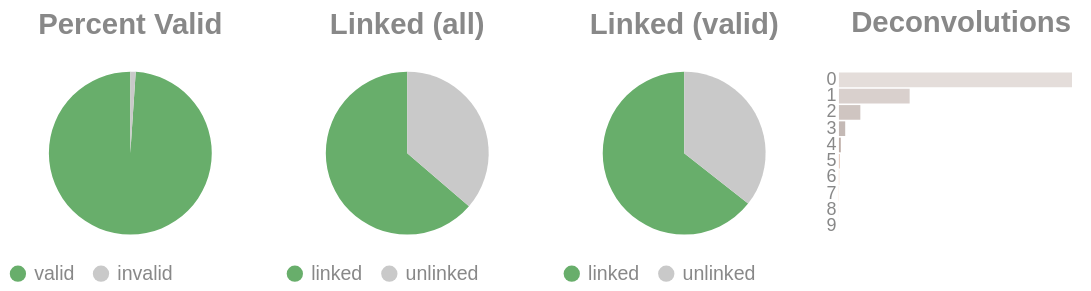

Write notebook code for a chart like this one.
### Code cell
if SKIPLR:
    pass
else:
    clash = Counter()
    for i in valids['molecule'].to_list():
        _mol = i.split("-")
        if len(_mol) == 1:
            clash.update('0')
        else:
            clash.update(_mol[-1])

    _d = {"deconvolutions": [], 'count': []}
    for k,v in clash.items():
        _d['deconvolutions'].append(k)
        _d['count'].append(v)

    tot_valid = valids['reads'].sum()
    mask = valids['reads'] >= 2
    n_linked_reads = valids.filter(mask)['reads'].sum()
    if n_linked_reads == 0:
        print_html("No linked molecules (>=2 reads) were detected; skipping linked-only distributions.")
        SKIPLR = True
    else:
        perc_valid = round(tot_valid / n_reads, 4)
        linked_perc_abs = round(n_linked_reads / n_reads, 4)
        linked_perc = round(n_linked_reads / tot_valid, 4)

    _valid = pl.DataFrame({"valids": ['valid', 'invalid'], "count": [tot_valid, n_reads - tot_valid]})
    _linked_abs = pl.DataFrame({"linked (absolute)": ['linked', 'unlinked'], "count": [n_linked_reads, n_reads - n_linked_reads]})
    _linked_rel = pl.DataFrame({"linked (valids)": ['linked', 'unlinked'], "count": [n_linked_reads, tot_valid - n_linked_reads]})

    (
        alt.hconcat(
            piechart(_valid, goodval = 'valid', title = "Percent Valid"),
            piechart(_linked_abs, goodval = "linked", title =  "Linked (all)"),
            piechart(_linked_rel, goodval = "linked", title =  "Linked (valid)"),
            convolutionbar(pl.DataFrame(_d), title = "Deconvolutions"),
            center = True,
            bounds = 'flush'
        )
        .resolve_scale(color='independent')
        .resolve_legend('independent')
        .properties(usermeta={'embedOptions': {"actions": False}})
    ).display()

### Figure 1 — Vega-Lite specification as saved in the notebook (floating-point values rounded to 4 significant figures)
{"width": "container", "height": 400, "config": {"title": {"anchor": "start", "dy": -15, "fontSize": 18, "color": "#888888", "subtitleColor": "#888888", "subtitleFontSize": 14}, "arc": {"fill": "#0072B2"}, "axis": {"domainColor": "#888888", "domainWidth": 0.5, "gridWidth": 0.2, "grid": false, "titleFontWeight": 400, "titleFontSize": 15, "labelFontSize": 11, "labelColor": "#888888", "tickColor": "#888888", "tickWidth": 0.2, "titleColor": "#888888"}, "axisBand": {"grid": false}, "axisX": {"grid": true, "tickSize": 10, "domainCap": "round"}, "axisY": {"domain": false, "grid": true, "tickSize": 0, "domainCap": "round"}, "background": "transparent", "header": {"labelFontSize": 15, "labelColor": "#888888", "titleFontSize": 15, "titleFontWeight": 600, "titleColor": "#888888"}, "legend": {"labelFont": "sans-serif", "labelFontSize": 12, "labelColor": "#888888", "symbolSize": 100, "symbolType": "circle", "titleFontSize": 12, "titlePadding": 10, "titleColor": "#888888", "title": null}, "range": {"category": ["#E69F00", "#56B4E9", "#009E73", "#F0E442", "#0072B2", "#D55E00", "#CC79A7", "#000000"], "diverging": ["#cfe8f3", "#a2d4ec", "#73bfe2", "#46abdb", "#1696d2", "#12719e"]}, "area": {"fill": "#0072B2", "fillOpacity": 0.7, "line": true, "strokeOpacity": 0.7}, "line": {"color": "#0072B2", "stroke": "#0072B2", "strokeWidth": 2}, "trail": {"color": "#0072B2", "stroke": "#0072B2", "strokeWidth": 0, "size": 1}, "point": {"filled": true, "fillOpacity": 1.0, "size": 95}, "text": {"color": "#888888", "fontSize": 11, "align": "right", "fontWeight": 400, "size": 11}, "bar": {"fill": "#0072B2", "stroke": null}, "view": {"stroke": null, "continuousWidth": 660, "continuousHeight": 400}}, "hconcat": [{"data": {"name": "data-532986f7509ba0737f81c9089f2eec5b"}, "mark": {"type": "arc"}, "encoding": {"color": {"field": "valids", "legend": {"orient": "bottom", "title": null}, "scale": {"domain": ["valid", "invalid"], "range": ["#68ae6b", "#C9C9C9"]}, "title": "Valids", "type": "nominal"}, "theta": {"field": "count", "type": "quantitative"}, "tooltip": [{"field": "valids", "title": "Valids", "type": "ordinal"}, {"field": "percent", "format": ".2%", "title": "Percent", "type": "quantitative"}, {"field": "count", "title": "Count", "type": "quantitative"}]}, "height": 100, "title": {"text": "Percent Valid", "align": "center", "anchor": "middle"}, "transform": [{"calculate": "datum.count / 2329407", "as": "percent"}], "width": 150}, {"data": {"name": "data-45e8aabf56802d222e179a1f68b54b73"}, "mark": {"type": "arc"}, "encoding": {"color": {"field": "linked (absolute)", "legend": {"orient": "bottom", "title": null}, "scale": {"domain": ["linked", "unlinked"], "range": ["#68ae6b", "#C9C9C9"]}, "title": "Linked (Absolute)", "type": "nominal"}, "theta": {"field": "count", "type": "quantitative"}, "tooltip": [{"field": "linked (absolute)", "title": "Linked (Absolute)", "type": "ordinal"}, {"field": "percent", "format": ".2%", "title": "Percent", "type": "quantitative"}, {"field": "count", "title": "Count", "type": "quantitative"}]}, "height": 100, "title": {"text": "Linked (all)", "align": "center", "anchor": "middle"}, "transform": [{"calculate": "datum.count / 2329407", "as": "percent"}], "width": 150}, {"data": {"name": "data-51de16d56aa6caf3b8ed6592fe5bf5b0"}, "mark": {"type": "arc"}, "encoding": {"color": {"field": "linked (valids)", "legend": {"orient": "bottom", "title": null}, "scale": {"domain": ["linked", "unlinked"], "range": ["#68ae6b", "#C9C9C9"]}, "title": "Linked (Valids)", "type": "nominal"}, "theta": {"field": "count", "type": "quantitative"}, "tooltip": [{"field": "linked (valids)", "title": "Linked (Valids)", "type": "ordinal"}, {"field": "percent", "format": ".2%", "title": "Percent", "type": "quantitative"}, {"field": "count", "title": "Count", "type": "quantitative"}]}, "height": 100, "title": {"text": "Linked (valid)", "align": "center", "anchor": "middle"}, "transform": [{"calculate": "datum.count / 2304763", "as": "percent"}], "width": 150}, {"data": {"name": "data-9016621b3f194a98927beaf78bca9a2e"}, "mark": {"type": "bar"}, "encoding": {"color": {"field": "deconvolutions", "legend": null, "scale": {"scheme": "lightgreyred"}, "type": "nominal"}, "tooltip": [{"field": "deconvolutions", "title": "Deconvolutions", "type": "ordinal"}, {"field": "percent", "format": ".2%", "title": "Percent", "type": "quantitative"}, {"field": "count", "title": "Count", "type": "quantitative"}], "x": {"axis": null, "field": "count", "type": "quantitative"}, "y": {"field": "deconvolutions", "sort": "ascending", "title": null, "type": "nominal"}}, "height": 100, "title": {"text": "Deconvolutions", "align": "center", "anchor": "middle"}, "transform": [{"calculate": "datum.count / 1230567", "as": "percent"}], "width": 150}], "bounds": "flush", "center": true, "resolve": {"legend": {"angle": "independent"}, "scale": {"color": "independent"}}, "usermeta": {"embedOptions": {"actions": false}}, "$schema": "https://vega.github.io/schema/vega-lite/v6.4.1.json", "datasets": {"data-532986f7509ba0737f81c9089f2eec5b": [{"valids": "valid", "count": 2304763}, {"valids": "invalid", "count": 24644}], "data-45e8aabf56802d222e179a1f68b54b73": [{"linked (absolute)": "linked", "count": 1483491}, {"linked (absolute)": "unlinked", "count": 845916}], "data-51de16d56aa6caf3b8ed6592fe5bf5b0": [{"linked (valids)": "linked", "count": 1483491}, {"linked (valids)": "unlinked", "count": 821272}], "data-9016621b3f194a98927beaf78bca9a2e": [{"deconvolutions": "0", "count": 858465}, {"deconvolutions": "1", "count": 260442}, {"deconvolutions": "2", "count": 78833}, {"deconvolutions": "3", "count": 23077}, {"deconvolutions": "4", "count": 6786}, {"deconvolutions": "5", "count": 2031}, {"deconvolutions": "6", "count": 627}, {"deconvolutions": "7", "count": 213}, {"deconvolutions": "8", "count": 70}, {"deconvolutions": "9", "count": 23}]}}
